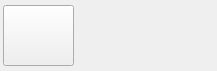
<?xml version="1.0" encoding="UTF-8"?>
<ui version="4.0">
 <class>MusicInfo</class>
 <widget class="QWidget" name="MusicInfo">
  <property name="geometry">
   <rect>
    <x>0</x>
    <y>0</y>
    <width>217</width>
    <height>71</height>
   </rect>
  </property>
  <property name="windowTitle">
   <string>Form</string>
  </property>
  <widget class="QPushButton" name="pushButton_SongCD">
   <property name="geometry">
    <rect>
     <x>3</x>
     <y>5</y>
     <width>71</width>
     <height>61</height>
    </rect>
   </property>
   <property name="text">
    <string/>
   </property>
  </widget>
  <widget class="QWidget" name="">
   <property name="geometry">
    <rect>
     <x>92</x>
     <y>12</y>
     <width>110</width>
     <height>42</height>
    </rect>
   </property>
   <layout class="QGridLayout" name="gridLayout">
    <item row="0" column="0">
     <widget class="QLabel" name="label_SongName">
      <property name="text">
       <string/>
      </property>
     </widget>
    </item>
    <item row="1" column="0">
     <widget class="QLabel" name="label_SongAuthor">
      <property name="text">
       <string/>
      </property>
     </widget>
    </item>
   </layout>
  </widget>
 </widget>
 <resources/>
 <connections/>
</ui>
